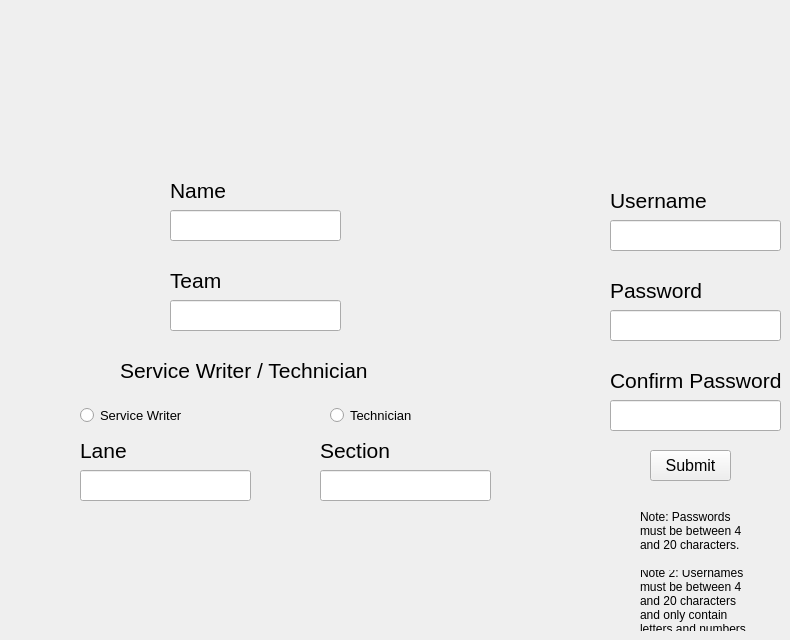
    <widget class="QWidget" name="new_user_page">
     <widget class="QLineEdit" name="username_new_user_input_box">
      <property name="geometry">
       <rect>
        <x>610</x>
        <y>220</y>
        <width>171</width>
        <height>31</height>
       </rect>
      </property>
     </widget>
     <widget class="QLabel" name="username_new_user_label">
      <property name="geometry">
       <rect>
        <x>610</x>
        <y>190</y>
        <width>101</width>
        <height>21</height>
       </rect>
      </property>
      <property name="font">
       <font>
        <pointsize>16</pointsize>
       </font>
      </property>
      <property name="text">
       <string>Username</string>
      </property>
     </widget>
     <widget class="QLineEdit" name="password_new_user_input_box">
      <property name="geometry">
       <rect>
        <x>610</x>
        <y>310</y>
        <width>171</width>
        <height>31</height>
       </rect>
      </property>
     </widget>
     <widget class="QLabel" name="password_new_user_label">
      <property name="geometry">
       <rect>
        <x>610</x>
        <y>280</y>
        <width>101</width>
        <height>21</height>
       </rect>
      </property>
      <property name="font">
       <font>
        <pointsize>16</pointsize>
       </font>
      </property>
      <property name="text">
       <string>Password</string>
      </property>
     </widget>
     <widget class="QLineEdit" name="confirm_password_new_user_input_box">
      <property name="geometry">
       <rect>
        <x>610</x>
        <y>400</y>
        <width>171</width>
        <height>31</height>
       </rect>
      </property>
     </widget>
     <widget class="QLabel" name="confirm_password_new_user_label">
      <property name="geometry">
       <rect>
        <x>610</x>
        <y>370</y>
        <width>171</width>
        <height>21</height>
       </rect>
      </property>
      <property name="font">
       <font>
        <pointsize>16</pointsize>
       </font>
      </property>
      <property name="text">
       <string>Confirm Password</string>
      </property>
     </widget>
     <widget class="QLabel" name="new_user_note_label">
      <property name="geometry">
       <rect>
        <x>640</x>
        <y>500</y>
        <width>111</width>
        <height>61</height>
       </rect>
      </property>
      <property name="text">
       <string>Note: Passwords must be between 4 and 20 characters. </string>
      </property>
      <property name="wordWrap">
       <bool>true</bool>
      </property>
     </widget>
     <widget class="QLabel" name="new_user_note2_label">
      <property name="geometry">
       <rect>
        <x>640</x>
        <y>570</y>
        <width>111</width>
        <height>61</height>
       </rect>
      </property>
      <property name="text">
       <string>Note 2: Usernames must be between 4 and 20 characters and only contain letters and numbers.</string>
      </property>
      <property name="wordWrap">
       <bool>true</bool>
      </property>
     </widget>
     <widget class="QPushButton" name="new_user_page_submit_button">
      <property name="geometry">
       <rect>
        <x>650</x>
        <y>450</y>
        <width>81</width>
        <height>31</height>
       </rect>
      </property>
      <property name="font">
       <font>
        <pointsize>12</pointsize>
       </font>
      </property>
      <property name="text">
       <string>Submit</string>
      </property>
     </widget>
     <widget class="QLabel" name="new_user_writer_or_tech_label">
      <property name="geometry">
       <rect>
        <x>120</x>
        <y>360</y>
        <width>261</width>
        <height>21</height>
       </rect>
      </property>
      <property name="font">
       <font>
        <pointsize>16</pointsize>
       </font>
      </property>
      <property name="text">
       <string>Service Writer / Technician</string>
      </property>
     </widget>
     <widget class="QRadioButton" name="new_user_service_writer_radioButton">
      <property name="geometry">
       <rect>
        <x>80</x>
        <y>400</y>
        <width>101</width>
        <height>31</height>
       </rect>
      </property>
      <property name="font">
       <font>
        <pointsize>10</pointsize>
       </font>
      </property>
      <property name="text">
       <string>Service Writer</string>
      </property>
     </widget>
     <widget class="QRadioButton" name="new_user_tech_radioButton">
      <property name="geometry">
       <rect>
        <x>330</x>
        <y>400</y>
        <width>101</width>
        <height>31</height>
       </rect>
      </property>
      <property name="font">
       <font>
        <pointsize>10</pointsize>
       </font>
      </property>
      <property name="text">
       <string>Technician</string>
      </property>
     </widget>
     <widget class="QLabel" name="new_user_name_label">
      <property name="geometry">
       <rect>
        <x>170</x>
        <y>180</y>
        <width>101</width>
        <height>21</height>
       </rect>
      </property>
      <property name="font">
       <font>
        <pointsize>16</pointsize>
       </font>
      </property>
      <property name="text">
       <string>Name</string>
      </property>
     </widget>
     <widget class="QLineEdit" name="new_user_name_input_box">
      <property name="geometry">
       <rect>
        <x>170</x>
        <y>210</y>
        <width>171</width>
        <height>31</height>
       </rect>
      </property>
     </widget>
     <widget class="QLabel" name="new_user_team_label">
      <property name="geometry">
       <rect>
        <x>170</x>
        <y>270</y>
        <width>101</width>
        <height>21</height>
       </rect>
      </property>
      <property name="font">
       <font>
        <pointsize>16</pointsize>
       </font>
      </property>
      <property name="text">
       <string>Team</string>
      </property>
     </widget>
     <widget class="QLineEdit" name="new_user_team_input_box">
      <property name="geometry">
       <rect>
        <x>170</x>
        <y>300</y>
        <width>171</width>
        <height>31</height>
       </rect>
      </property>
     </widget>
     <widget class="QLabel" name="new_user_lane_label">
      <property name="geometry">
       <rect>
        <x>80</x>
        <y>440</y>
        <width>101</width>
        <height>21</height>
       </rect>
      </property>
      <property name="font">
       <font>
        <pointsize>16</pointsize>
       </font>
      </property>
      <property name="text">
       <string>Lane</string>
      </property>
     </widget>
     <widget class="QLabel" name="new_user_section_label">
      <property name="geometry">
       <rect>
        <x>320</x>
        <y>440</y>
        <width>101</width>
        <height>21</height>
       </rect>
      </property>
      <property name="font">
       <font>
        <pointsize>16</pointsize>
       </font>
      </property>
      <property name="text">
       <string>Section</string>
      </property>
     </widget>
     <widget class="QLineEdit" name="new_user_lane_input_box">
      <property name="geometry">
       <rect>
        <x>80</x>
        <y>470</y>
        <width>171</width>
        <height>31</height>
       </rect>
      </property>
     </widget>
     <widget class="QLineEdit" name="new_user_section_input_box">
      <property name="geometry">
       <rect>
        <x>320</x>
        <y>470</y>
        <width>171</width>
        <height>31</height>
       </rect>
      </property>
     </widget>
    </widget>
